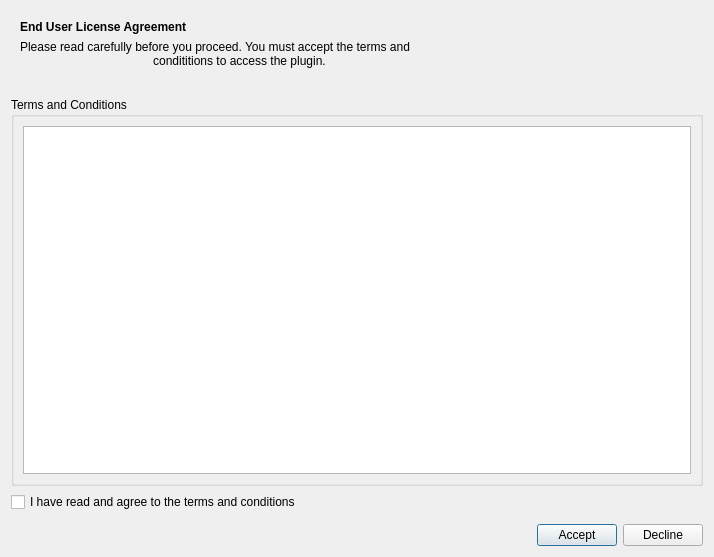
<?xml version="1.0" encoding="UTF-8"?>
<ui version="4.0">
    <class>LicenseAgreement</class>
    <widget class="QDialog" name="LicenseAgreement">
        <property name="geometry">
            <rect>
                <x>0</x>
                <y>0</y>
                <width>714</width>
                <height>557</height>
            </rect>
        </property>
        <property name="windowTitle">
            <string>License Agreement</string>
        </property>
        <layout class="QVBoxLayout" name="verticalLayout">
            <item>
                <layout class="QVBoxLayout" name="notifBar"/>
            </item>
            <item>
                <widget class="QWidget" name="widget" native="true">
                    <layout class="QVBoxLayout" name="verticalLayout_3">
                        <item>
                            <widget class="QLabel" name="label">
                                <property name="font">
                                    <font>
                                        <weight>75</weight>
                                        <bold>true</bold>
                                    </font>
                                </property>
                                <property name="text">
                                    <string>End User License Agreement</string>
                                </property>
                            </widget>
                        </item>
                        <item>
                            <widget class="QLabel" name="label_2">
                                <property name="text">
                                    <string>Please read carefully before you proceed. You must accept the terms and
                                        condititions to access the plugin.
                                    </string>
                                </property>
                            </widget>
                        </item>
                    </layout>
                </widget>
            </item>
            <item>
                <widget class="QGroupBox" name="groupBox">
                    <property name="title">
                        <string>Terms and Conditions</string>
                    </property>
                    <layout class="QVBoxLayout" name="verticalLayout_2">
                        <property name="spacing">
                            <number>0</number>
                        </property>
                        <property name="margin">
                            <number>0</number>
                        </property>
                        <item>
                            <widget class="QScrollArea" name="scrollArea">
                                <property name="frameShape">
                                    <enum>QFrame::NoFrame</enum>
                                </property>
                                <property name="widgetResizable">
                                    <bool>true</bool>
                                </property>
                                <widget class="QWidget" name="termsCondCont">
                                    <property name="geometry">
                                        <rect>
                                            <x>0</x>
                                            <y>0</y>
                                            <width>690</width>
                                            <height>369</height>
                                        </rect>
                                    </property>
                                    <layout class="QVBoxLayout" name="verticalLayout_5">
                                        <item>
                                            <layout class="QVBoxLayout" name="termsCond">
                                                <property name="spacing">
                                                    <number>0</number>
                                                </property>
                                                <item>
                                                    <widget class="QTextEdit" name="termsCondArea">
                                                        <property name="readOnly">
                                                            <bool>true</bool>
                                                        </property>
                                                    </widget>
                                                </item>
                                            </layout>
                                        </item>
                                    </layout>
                                </widget>
                            </widget>
                        </item>
                    </layout>
                </widget>
            </item>
            <item>
                <widget class="QCheckBox" name="checkBoxAgree">
                    <property name="text">
                        <string>I have read and agree to the terms and conditions</string>
                    </property>
                </widget>
            </item>
            <item>
                <widget class="QDialogButtonBox" name="buttonBox">
                    <property name="orientation">
                        <enum>Qt::Horizontal</enum>
                    </property>
                    <property name="standardButtons">
                        <set>QDialogButtonBox::NoButton</set>
                    </property>
                </widget>
            </item>
            <item>
                <layout class="QHBoxLayout" name="horizontalLayout">
                    <item>
                        <spacer name="horizontalSpacer">
                            <property name="orientation">
                                <enum>Qt::Horizontal</enum>
                            </property>
                            <property name="sizeHint" stdset="0">
                                <size>
                                    <width>40</width>
                                    <height>20</height>
                                </size>
                            </property>
                        </spacer>
                    </item>
                    <item>
                        <widget class="QPushButton" name="btnAccept">
                            <property name="sizePolicy">
                                <sizepolicy hsizetype="Fixed" vsizetype="Fixed">
                                    <horstretch>0</horstretch>
                                    <verstretch>0</verstretch>
                                </sizepolicy>
                            </property>
                            <property name="text">
                                <string>Accept</string>
                            </property>
                        </widget>
                    </item>
                    <item>
                        <widget class="QPushButton" name="btnDecline">
                            <property name="sizePolicy">
                                <sizepolicy hsizetype="Fixed" vsizetype="Fixed">
                                    <horstretch>0</horstretch>
                                    <verstretch>0</verstretch>
                                </sizepolicy>
                            </property>
                            <property name="text">
                                <string>Decline</string>
                            </property>
                        </widget>
                    </item>
                </layout>
            </item>
        </layout>
    </widget>
    <resources/>
    <connections>
        <connection>
            <sender>buttonBox</sender>
            <signal>accepted()</signal>
            <receiver>LicenseAgreement</receiver>
            <slot>accept()</slot>
            <hints>
                <hint type="sourcelabel">
                    <x>248</x>
                    <y>254</y>
                </hint>
                <hint type="destinationlabel">
                    <x>157</x>
                    <y>274</y>
                </hint>
            </hints>
        </connection>
        <connection>
            <sender>buttonBox</sender>
            <signal>rejected()</signal>
            <receiver>LicenseAgreement</receiver>
            <slot>reject()</slot>
            <hints>
                <hint type="sourcelabel">
                    <x>316</x>
                    <y>260</y>
                </hint>
                <hint type="destinationlabel">
                    <x>286</x>
                    <y>274</y>
                </hint>
            </hints>
        </connection>
    </connections>
</ui>
